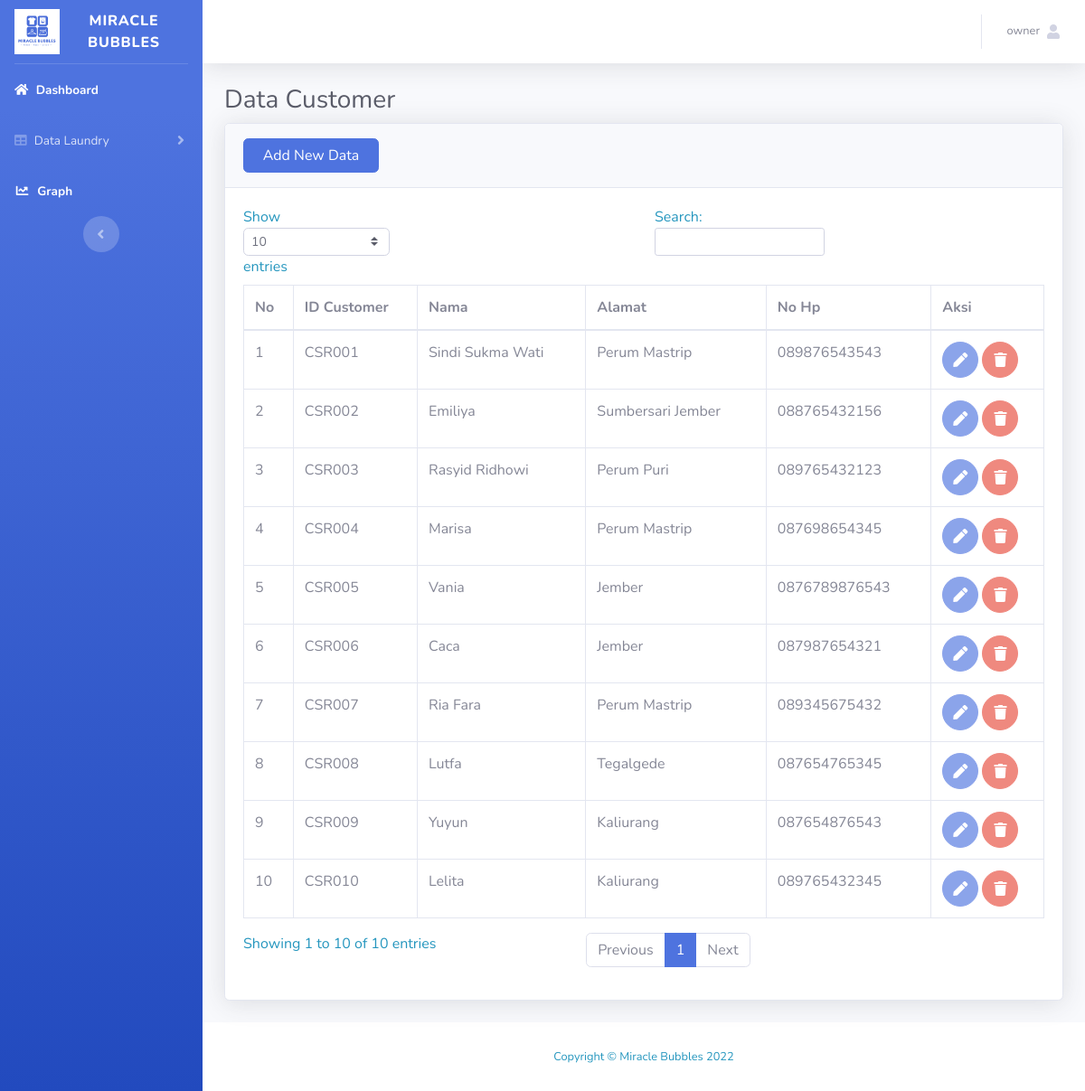
The app's page /tcustomer.php (signed in) with its own data.
### tables this page shows
CREATE TABLE `tb_customer` (
  `id_customer` varchar(10) NOT NULL,
  `nama` varchar(100) NOT NULL,
  `alamat` varchar(255) NOT NULL,
  `no_hp` varchar(20) NOT NULL
);

### tcustomer.php (the view, shortened to what this page needs)
<?php
require("koneksi.php");
$sesName = $_SESSION['name'];
$sesLvl = $_SESSION['level'];
?>
<!DOCTYPE html>
<html lang="en">
<head>
    <link href="vendor/fontawesome-free/css/all.min.css" rel="stylesheet" type="text/css">
    <link href="css/sb-admin-2.min.css" rel="stylesheet">
</head>
<body id="page-top">
    <div id="wrapper">
        <ul class="navbar-nav bg-gradient-primary sidebar sidebar-dark accordion" id="accordionSidebar">
            <a class="sidebar-brand d-flex align-items-center justify-content-center" href="index.php">
                <div >
                    <img src="img/logoo.jpg" style="width: 50px">
                </div>
                <div class="sidebar-brand-text mx-3"> MIRACLE BUBBLES </div>
            </a>
            <hr class="sidebar-divider my-0">
            <li class="nav-item active">
                <a class="nav-link" href="index.php">
                <i class="fa fa-home" aria-hidden="true"></i>
                    <span>Dashboard</span></a>
            </li>
            <li class="nav-item">
                <a class="nav-link collapsed" href="#" data-toggle="collapse" data-target="#collapseTwo"
                    aria-expanded="true" aria-controls="collapseTwo">
                    <i class="fa fa-table" aria-hidden="true"></i>
                    <span>Data Laundry</span>
                </a>
            <li class="nav-item active">
                <a class="nav-link" href="bar.php">
                <i class="fas fa-fw fa-chart-line"></i>
                    <span>Graph</span></a>
            </li>
            <div class="text-center d-none d-md-inline">
                <button class="rounded-circle border-0" id="sidebarToggle"></button>
            </div>
        </ul>
        <div id="content-wrapper" class="d-flex flex-column">
            <div id="content">
                <nav class="navbar navbar-expand navbar-light bg-white topbar mb-4 static-top shadow">
                    <ul class="navbar-nav ml-auto">
                        <li class="nav-item dropdown no-arrow">
                            <a class="nav-link dropdown-toggle" href="#" id="userDropdown" role="button"
                                data-toggle="dropdown" aria-haspopup="true" aria-expanded="false">
                                <span class="mr-2 d-none d-lg-inline text-gray-600 small"><?php echo $sesName; ?></span>
                                <i class="fa fa-user" aria-hidden="true"></i>
                            </a>
                        </li>
                    </ul>
                </nav>
                <div class="container-fluid">
                    <h1 class="h3 mb-2 text-gray-800">Data Customer</h1>
                    <div class="card shadow mb-4">
                        <div class="card-header py-3">
                            <div style="width: 150px;" >
                            <a href="insert.php" class="btn btn-primary btn-user btn-block">Add New Data</a>
                            </div>
                        </div>
                        <div class="card-body">
                            <div class="table-responsive">
                                <table class="table table-bordered" id="dataTable" width="100%" cellspacing="0">
                                    <thead>
                                        <tr>
                                            <th>No</th>
                                            <th>ID Customer</th>
                                            <th>Nama</th>
                                            <th>Alamat</th>
                                            <th>No Hp</th>
                                            <th>Aksi</th>
                                        </tr>
                                    </thead>
                                    <tbody>
                                        <?php
                                             $query  = "SELECT * FROM tb_customer";
                                             $result = mysqli_query($koneksi, $query);
                                             $no     = 1;
                                            if ($sesLvl == 1) {
                                                $dis = "";
                                            }else{
                                                $dis = "disabled";
                                            }
                                            while ($row = mysqli_fetch_array($result)){
                                                $userId = $row['id_customer'];
                                                $nama = $row['nama'];
                                                $alamat = $row['alamat'];
                                                $hp = $row['no_hp'];
                                        ?>
                                        <tr>
                                            <td><?php echo $no; ?></td>
                                            <td><?php echo $userId; ?></td>
                                            <td><?php echo $nama; ?></td>
                                            <td><?php echo $alamat; ?></td>
                                            <td><?php echo $hp; ?></td>
                                            <td>
                                            <a href="customeredit.php?id_customer=<?php echo $row['id_customer']; ?>" class="btn btn-primary btn-circle <?php echo $dis; ?>"><i class="fas fa-pen"></i></a>
                                            <a href="#" class="btn btn-danger btn-circle <?php echo $dis;?>"
                                            onClick="confirmModal('customerhapus.php?&id_customer=<?php echo $row['id_customer']; ?>');">
                                                <i class="fas fa-trash"></i>
                                            </a>
                                            </td>
                                        </tr>
                                        <?php
                                            $no++;
                                            }
                                        ?>
                                    </tbody>
                                </table>
                            </div>
                        </div>
                    </div>
                </div>
            </div>
            <footer class="sticky-footer bg-white">
                <div class="container my-auto">
                    <div class="copyright text-center my-auto">
                        <span>Copyright &copy; Miracle Bubbles 2022</span>
                    </div>
                </div>
            </footer>
        </div>
    </div>
</body>
</html>

### records on screen
tb_customer: id_customer "CSR001", nama "Sindi Sukma Wati", alamat "Perum Mastrip", no_hp "089876543543"
tb_customer: id_customer "CSR002", nama "Emiliya", alamat "Sumbersari Jember", no_hp "088765432156"
tb_customer: id_customer "CSR003", nama "Rasyid Ridhowi", alamat "Perum Puri", no_hp "089765432123"
tb_customer: id_customer "CSR004", nama "Marisa", alamat "Perum Mastrip", no_hp "087698654345"
tb_customer: id_customer "CSR005", nama "Vania", alamat "Jember", no_hp "0876789876543"
tb_customer: id_customer "CSR006", nama "Caca", alamat "Jember", no_hp "087987654321"
tb_customer: id_customer "CSR007", nama "Ria Fara", alamat "Perum Mastrip", no_hp "089345675432"
tb_customer: id_customer "CSR008", nama "Lutfa", alamat "Tegalgede", no_hp "087654765345"
tb_customer: id_customer "CSR009", nama "Yuyun", alamat "Kaliurang", no_hp "087654876543"
tb_customer: id_customer "CSR010", nama "Lelita", alamat "Kaliurang", no_hp "089765432345"

### other values on screen
$sesName "owner"
